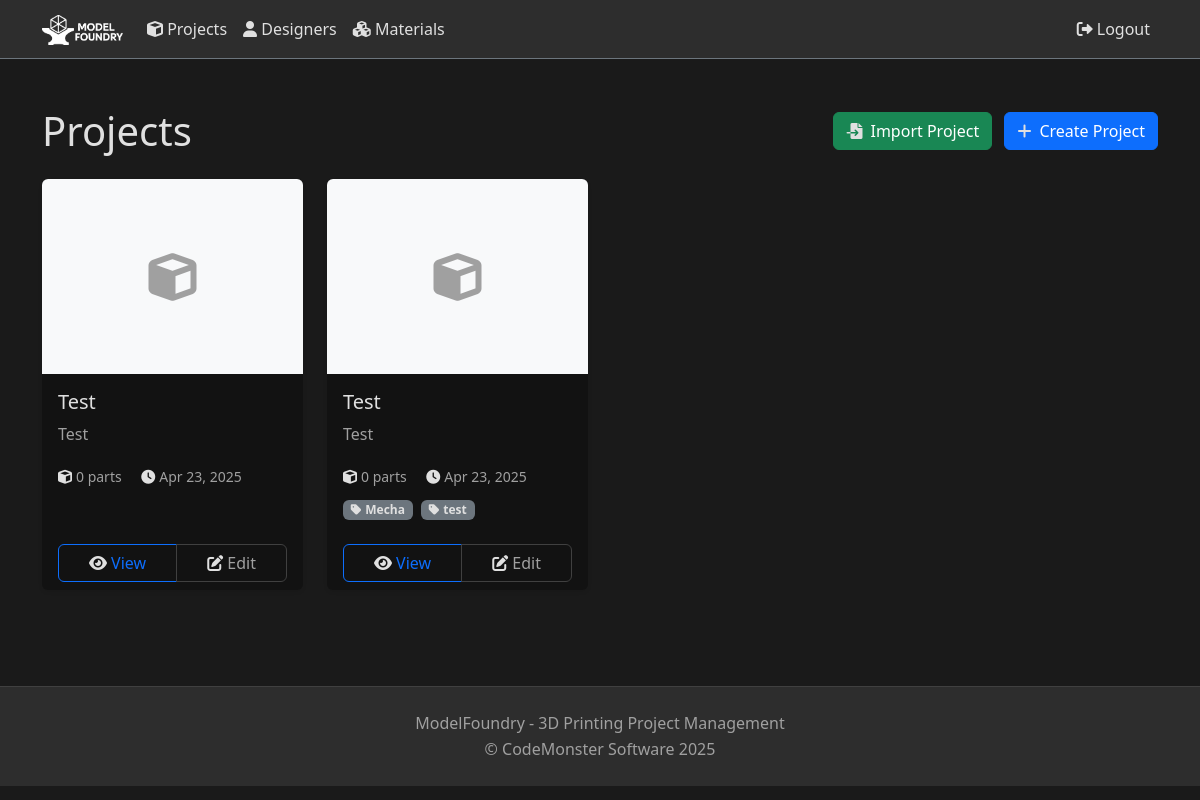
Page /project/ (signed in) on the earlier database version.
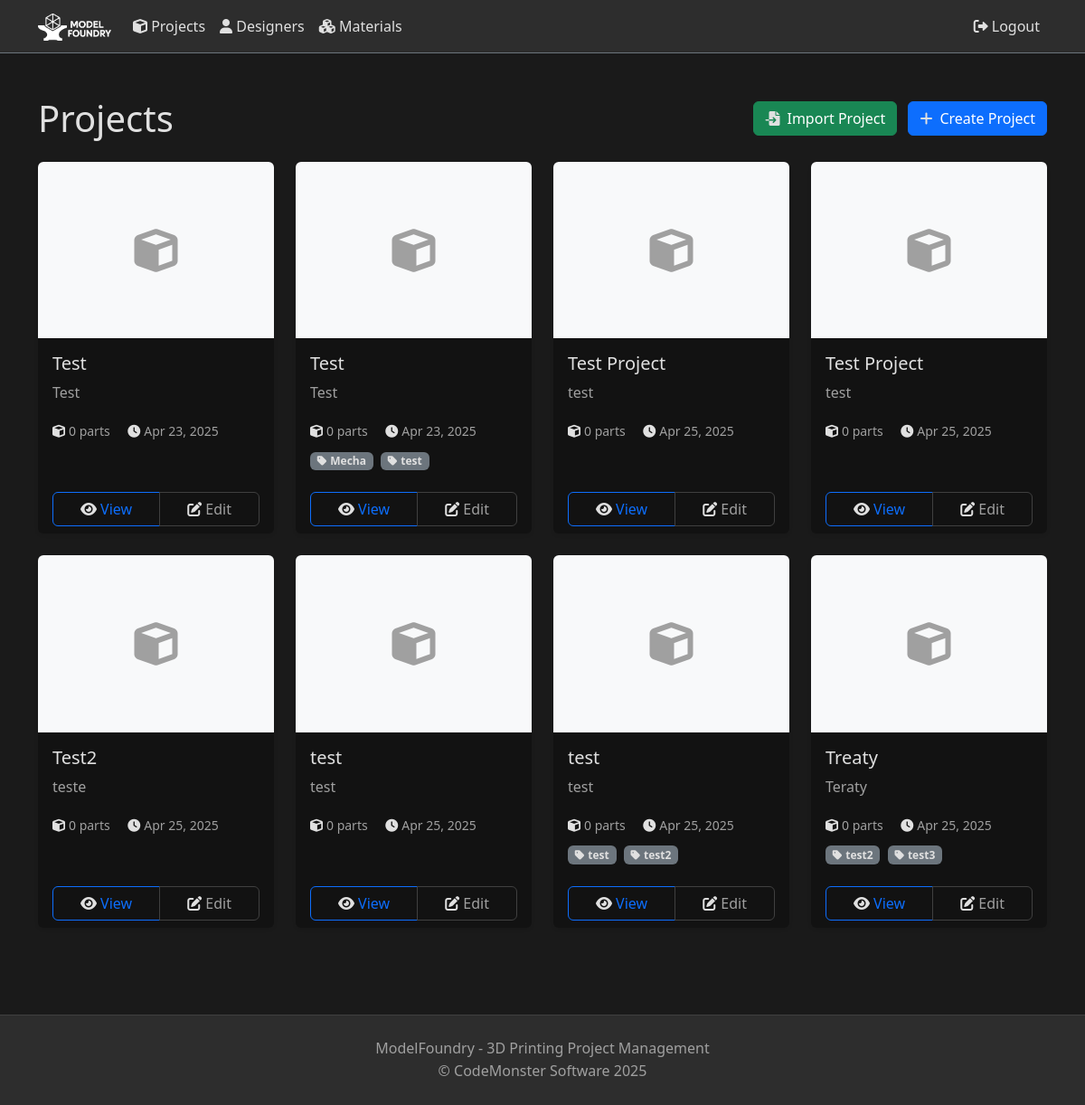
Same page on the later database version.
### projects/models.py (models this page shows, shortened)
class Project(models.Model):
    name = models.CharField(max_length=100)
    description = models.TextField(blank=True)
    user = models.ForeignKey(User, on_delete=models.CASCADE, related_name='projects')
    created_at = models.DateTimeField(auto_now_add=True)
    updated_at = models.DateTimeField(auto_now=True)
    designer = models.ForeignKey(Designer, on_delete=models.SET_NULL, null=True, blank=True, related_name='projects')
    tags = models.ManyToManyField(Tag, blank=True, related_name='projects')
    @property
    def total_parts(self):
        return self.parts.aggregate(total=Sum('quantity'))['total'] or 0

class Tag(models.Model):
    name = models.CharField(max_length=50, unique=True)
    created_at = models.DateTimeField(auto_now_add=True)
    updated_at = models.DateTimeField(auto_now=True)
    class Meta:
        ordering = ['name']

### projects/views.py (the view)
# urls.py: path('project/', login_required(views.ProjectListView.as_view()), name='project_list'),
class ProjectListView(ListView):
    model = Project
    template_name = 'projects/project_list.html'
    context_object_name = 'projects'

### projects/templates/projects/project_list.html (shortened to what this page needs)
{% extends 'projects/base.html' %}
{% load static %}
{% block content %}
<div class="container py-5">
    <div class="d-flex justify-content-between align-items-center mb-4">
        <h1 class="mb-0">Projects</h1>
        <div>
            <a href="{% url 'projects:import_project' %}" class="btn btn-success me-2">
                <i class="fas fa-file-import me-2"></i>Import Project
            </a>
            <a href="{% url 'projects:project_create' %}" class="btn btn-primary">
                <i class="fas fa-plus me-2"></i>Create Project
            </a>
        </div>
    </div>
    <div class="row row-cols-1 row-cols-md-2 row-cols-lg-4 g-4">
        {% for project in projects %}
        <div class="col">
            <div class="card h-100 border-0 shadow-sm">
                <div class="project-image-container">
                    {% if project.images.first %}
                    <img src="{{ project.images.first.image.url }}" alt="{{ project.name }}">
                    {% else %}
                    <div class="no-image">
                        <i class="fas fa-cube fa-3x text-muted"></i>
                    </div>
                    {% endif %}
                </div>
                <div class="card-body">
                    <h5 class="card-title">{{ project.name }}</h5>
                    <p class="card-text text-muted">{{ project.description|truncatechars:100 }}</p>
                    <div class="d-flex justify-content-between align-items-center">
                        <div>
                            <small class="text-muted me-3">
                                <i class="fas fa-cube me-1"></i>{{ project.total_parts }} parts
                            </small>
                            <small class="text-muted">
                                <i class="fas fa-clock me-1"></i>{{ project.created_at|date:"M j, Y" }}
                            </small>
                        </div>
                    </div>
                    {% if project.tags.all %}
                    <div class="mt-2">
                        {% for tag in project.tags.all %}
                            <span class="badge bg-secondary me-1">
                                <i class="fas fa-tag me-1"></i>{{ tag.name }}
                            </span>
                        {% endfor %}
                    </div>
                    {% endif %}
                </div>
                <div class="card-footer bg-transparent border-0">
                    <div class="btn-group w-100">
                        <a href="{% url 'projects:project_detail' project.pk %}" class="btn btn-outline-primary">
                            <i class="fas fa-eye me-1"></i>View
                        </a>
                        <a href="{% url 'projects:project_update' project.pk %}" class="btn btn-outline-secondary">
                            <i class="fas fa-edit me-1"></i>Edit
                        </a>
                    </div>
                </div>
            </div>
        </div>
        {% endfor %}
    </div>
</div>
{% endblock %}

Differences in the rows shown:
added Project: name "Test Project", description "test", total_parts "0", created_at "Apr 25, 2025"
added Project: name "Test Project", description "test", total_parts "0", created_at "Apr 25, 2025"
added Project: name "Test2", description "teste", total_parts "0", created_at "Apr 25, 2025"
added Project: name "test", description "test", total_parts "0", created_at "Apr 25, 2025"
added Project: name "test", description "test", total_parts "0", created_at "Apr 25, 2025", Tag (name "test")
added Tag: name "test2"
added Project: name "Treaty", description "Teraty", total_parts "0", created_at "Apr 25, 2025"
added Tag: name "test3", shown under "Treaty"
